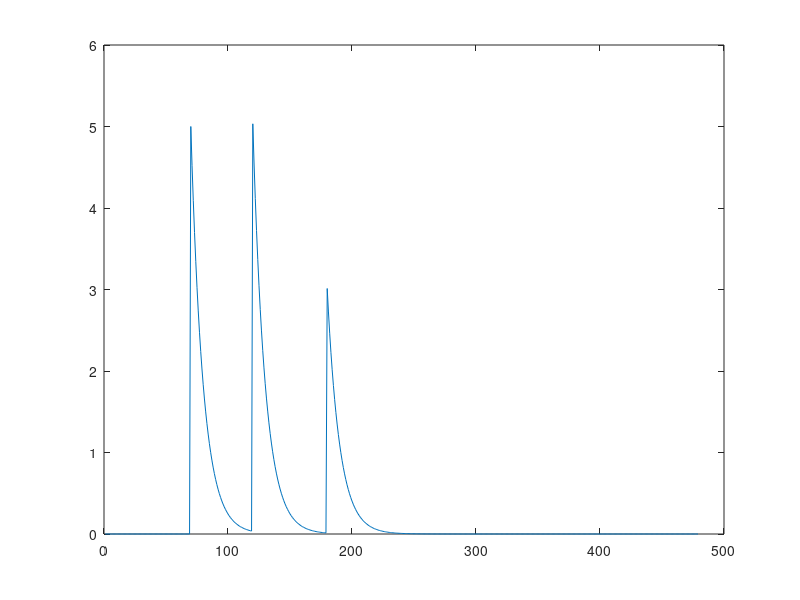

Write the MATLAB code that produced this figure.

g = @(t)exp(-t);  % food residues in stomach with time
F = zeros(1,240);
F(70) = 5;
F(120) = 5;
F(180) = 3;      % diet schedule in 7am, 12am and 18am
t = linspace(0,24,240)';
G = g(t);
H = conv(F,G);   % calculate the food residues along one day following the diet schedule BY CONVOLUTION
% H = conv(G,F);

figure;
plot(H);
%stem(t,f);